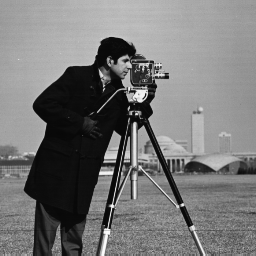
#> input picture pratica02/cameraman.tif, 256 x 256 px, found by its file name
$ python rgb-channels.py
#> lines starting #> are read from the running program, lines starting #| are printed output that depends on the picture
import cv2
import numpy as np

img1 = cv2.imread('pratica02/cameraman.tif', cv2.IMREAD_UNCHANGED)
#> img1 is the input picture: shape (256, 256); min 7, max 253, mean 118.7
img2 = cv2.imread('pratica02/morangos.tif', cv2.IMREAD_UNCHANGED)
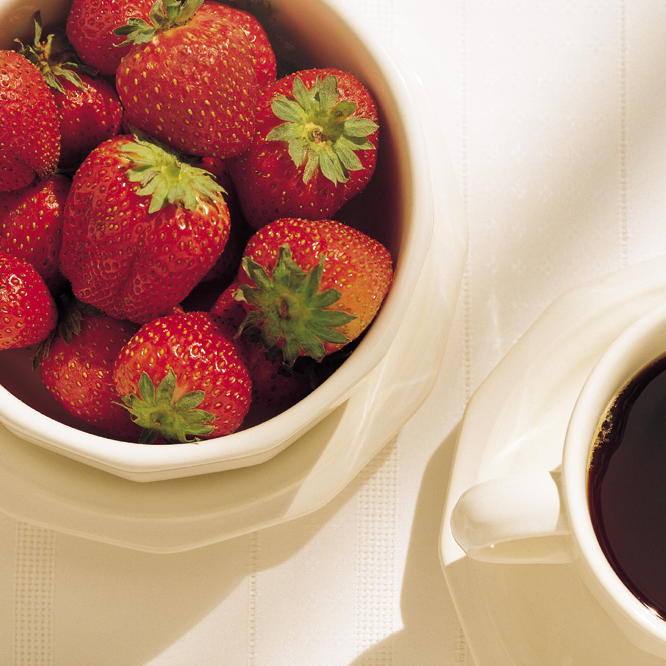
#> input picture pratica02/morangos.tif, 666 x 666 px, found by its file name
#> img2 is the input picture: shape (666, 666, 3); mean B, G, R 126.5, 145.9, 186.3

print(img1.shape, img2.shape)
#| (256, 256) (666, 666, 3)

# python exibe em BGR => B=0 G=1 R=2
red2 = img2[:, :, 2]
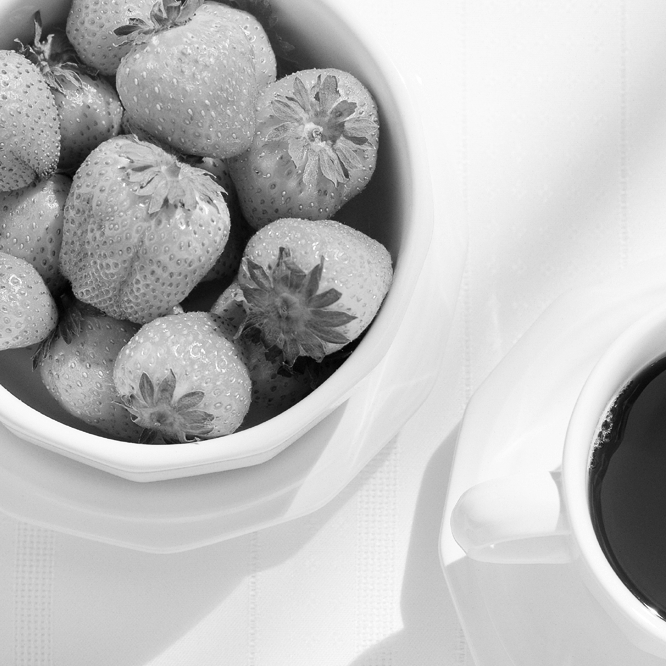
#> red2: shape (666, 666); min 2, max 255, mean 186.3
blue2 = img2[:, :, 0]
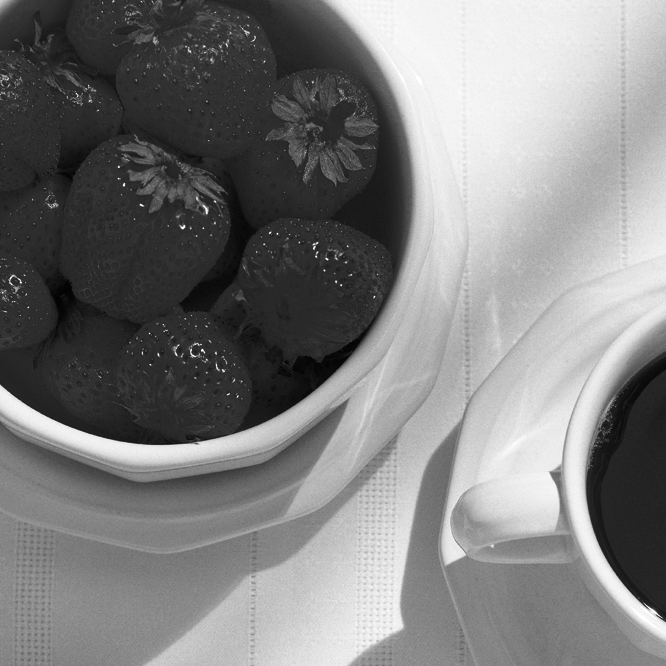
#> blue2: shape (666, 666); min 2, max 255, mean 126.5
green2 = img2[:, :, 1]
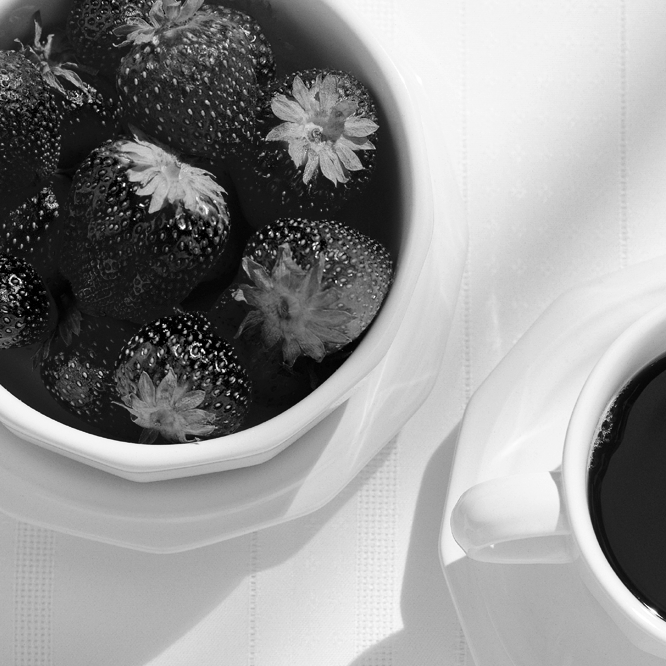
#> green2: shape (666, 666); min 0, max 255, mean 145.9
stacked = np.dstack((blue2, green2, red2))

cv2.imshow('stacked', stacked)
#cv2.imshow('', img1)
cv2.imshow('original image', img2)
cv2.imshow('red channel', red2)
cv2.imshow('blue channel', blue2)
cv2.imshow('green channel', green2)


cv2.waitKey(0)
